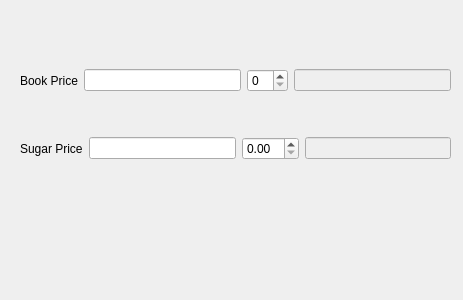
<?xml version="1.0" encoding="UTF-8"?>
<ui version="4.0">
 <class>Dialog</class>
 <widget class="QDialog" name="Dialog">
  <property name="geometry">
   <rect>
    <x>0</x>
    <y>0</y>
    <width>463</width>
    <height>300</height>
   </rect>
  </property>
  <property name="windowTitle">
   <string>Dialog</string>
  </property>
  <widget class="QLabel" name="labelTotalAmount">
   <property name="geometry">
    <rect>
     <x>244</x>
     <y>256</y>
     <width>121</width>
     <height>20</height>
    </rect>
   </property>
   <property name="text">
    <string/>
   </property>
  </widget>
  <widget class="QWidget" name="">
   <property name="geometry">
    <rect>
     <x>20</x>
     <y>30</y>
     <width>431</width>
     <height>171</height>
    </rect>
   </property>
   <layout class="QVBoxLayout" name="verticalLayout">
    <item>
     <layout class="QHBoxLayout" name="horizontalLayout">
      <item>
       <widget class="QLabel" name="label">
        <property name="text">
         <string>Book Price</string>
        </property>
       </widget>
      </item>
      <item>
       <widget class="QLineEdit" name="lineEditBookPrice"/>
      </item>
      <item>
       <widget class="QSpinBox" name="spinBoxBookQty"/>
      </item>
      <item>
       <widget class="QLineEdit" name="lineEditBookAmount">
        <property name="enabled">
         <bool>false</bool>
        </property>
       </widget>
      </item>
     </layout>
    </item>
    <item>
     <layout class="QHBoxLayout" name="horizontalLayout_2">
      <item>
       <widget class="QLabel" name="label_2">
        <property name="text">
         <string>Sugar Price</string>
        </property>
       </widget>
      </item>
      <item>
       <widget class="QLineEdit" name="lineEditSugarPrice"/>
      </item>
      <item>
       <widget class="QDoubleSpinBox" name="doubleSpinBoxSugarWeight"/>
      </item>
      <item>
       <widget class="QLineEdit" name="lineEditSugarAmount">
        <property name="enabled">
         <bool>false</bool>
        </property>
       </widget>
      </item>
     </layout>
    </item>
   </layout>
  </widget>
 </widget>
 <resources/>
 <connections/>
</ui>
